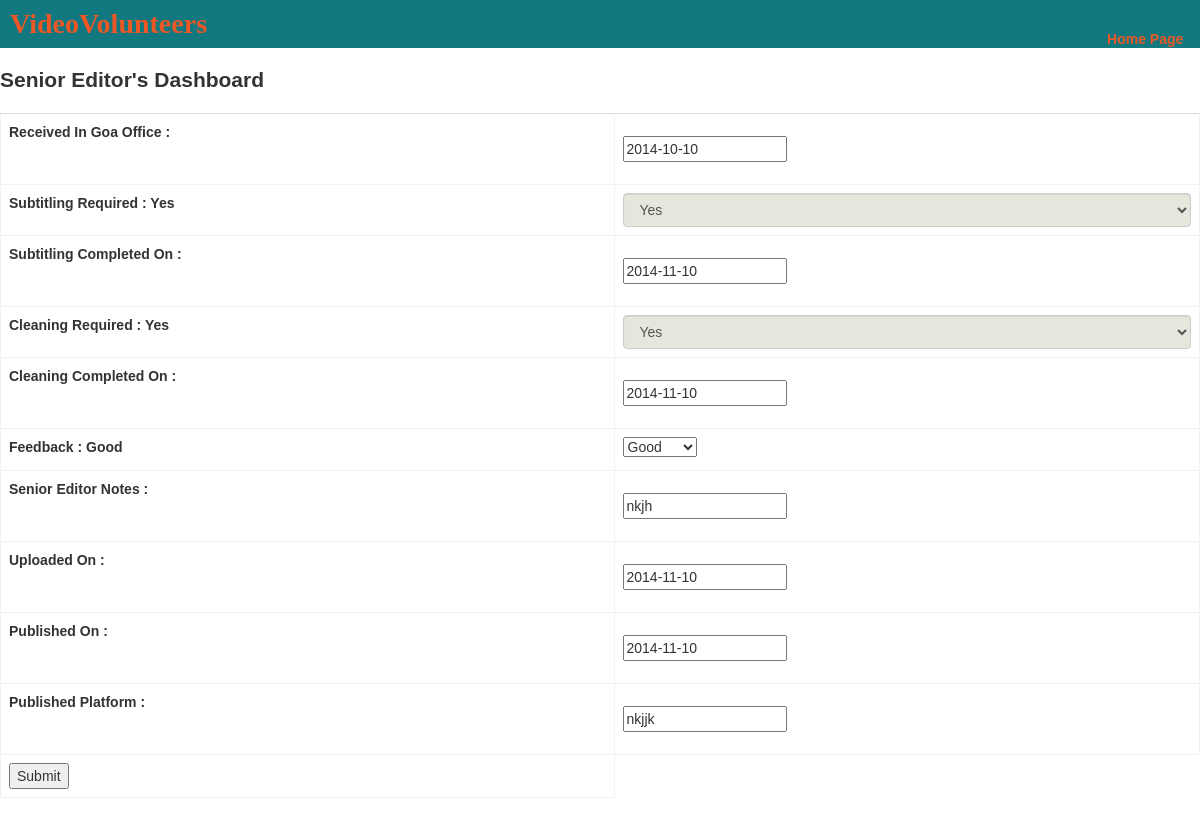
/senioreditor.php, run on the app's committed database.
### tables this page shows
CREATE TABLE `posttrack` (
  `uniquenumber` varchar(30) NOT NULL,
  `footagereceived` date DEFAULT NULL,
  `wherereceived` varchar(30) DEFAULT NULL,
  `reviewedby` varchar(30) DEFAULT NULL,
  `seq` varchar(10) DEFAULT NULL,
  `broll` varchar(10) DEFAULT NULL,
  `fint` varchar(10) DEFAULT NULL,
  `vo` varchar(10) DEFAULT NULL,
  `ptc` varchar(10) DEFAULT NULL,
  `cta` varchar(10) DEFAULT NULL,
  `vd` varchar(10) DEFAULT NULL,
  `translation` varchar(10) DEFAULT NULL,
  `paymentapproved` varchar(10) DEFAULT NULL,
  `approvedon` date DEFAULT NULL,
  `editreceived` date DEFAULT NULL,
  `editor` varchar(30) DEFAULT NULL,
  `editcomplete` date DEFAULT NULL,
  `subtitlestatus` varchar(30) DEFAULT NULL,
  `videosent` date DEFAULT NULL,
  `editnotes` varchar(255) DEFAULT NULL,
  `goareceived` date DEFAULT NULL,
  `subtitlerequired` varchar(10) DEFAULT NULL,
  `subtitledone` date DEFAULT NULL,
  `cleaningrequired` varchar(10) DEFAULT NULL,
  `cleaningdone` date DEFAULT NULL,
  `feedback` varchar(255) DEFAULT NULL,
  `seniornotes` varchar(255) DEFAULT NULL,
  `uploaded` date DEFAULT NULL,
  `published` date DEFAULT NULL,
  `publishplatform` varchar(30) DEFAULT NULL,
  PRIMARY KEY (`uniquenumber`)
);

### model/dbcon.php (called while the page is built, shortened)
<?php
function dbopen(){
	$host="localhost";
	$username="root";
	$password="root";
	$db_name="videovol";
	$db= new mysqli($host, $username, $password, $db_name);
	return($db);
}
function getAsAssocArray($sql) {
	$db=dbopen();
	$result = mysqli_query($db, $sql);
	$data = mysqli_fetch_assoc($result);
	return $data;
}
?>

### model/PostDB.php (called while the page is built, shortened)
 <?php include_once('../model/dbcon.php');
function getSeniorEditorDataByUniqueNumber($uniquenumber) {
    $sql = "select goareceived , subtitlerequired, subtitledone, cleaningrequired, cleaningdone," .
    	   " feedback, seniornotes, uploaded, published, publishplatform from posttrack where uniquenumber = '" .
    	   $uniquenumber . "'";
 	$array = getAsAssocArray($sql);
 	return $array;
}
?>

### public/util.php (the view, shortened to what this page needs)
<?php
function labeledDatePicker($label, $name, $value) {
	echo "
		<tr><td valign=\"top\"><label for=\"goareceived\">" . $label . " :</label></td>
			<td>
				<p><input type=\"text\" name=\"" . $name . "\" class=\"datepick\"
					value=\"" . $value . "\"></p>
			</td>
		</tr>";
}
function labeledTextBox($label, $name, $value) {
	echo "
		<tr><td valign=\"top\"><label for=\"goareceived\">" . $label . " :</label></td>
			<td>
				<p><input type=\"text\" name=\"" . $name .
					"\" value=\"" . $value . "\"></p>
			</td>
		</tr>";
}
function yesNoSelect($label, $column, $value) {
	echo "<tr><td valign='top'><label for='" . $column . "'>" .
		$label . " : " . $value . "</label></td>" .
		"<td><select name='" . $column . "' class='form-control form-color'> ";
	echo "<option value = 'Yes'";
	if($value == "Yes")
		echo " selected";
	echo ">Yes</option>";
	echo "
		<br><label id='seqHint' style='color: red; font-style: italic;'></label>
		</td>
		</tr>";
}
function goodAverageBadSelect($label, $column, $value) {
	echo "<tr><td valign='top'><label for='" . $column . "'>" .
		$label . " : " . $value . "</label></td>" .
		"<td><select name='" . $column . "'>";
	echo "<option value = 'Good'";
	if($value == "Good")
		echo " selected";
	echo ">Good</option>";
	echo "
		<br><label id='seqHint' style='color: red; font-style: italic;'></label>
		</td>
		</tr>";
}
?>

### public/main.css (style rules this page uses)
* { font-family: Helvetica; }
td { border:1px solid #f1f1f1 ; }

### public/header.php (style rules this page uses)
.form-color { background-color:#e7e6dd; }

### data on the page
posttrack: goareceived "2014-10-10", subtitlerequired "Yes Yes", subtitlerequired "Yes", subtitledone "2014-11-10", cleaningrequired "Yes", cleaningdone "2014-11-10", feedback "Good", seniornotes "nkjh", uploaded "2014-11-10", published "2014-11-10", publishplatform "nkjjk"

### other printed values
$label "Received In Goa Office Subtitling Completed On Cleaning Completed On Uploaded On Published On"
$label "Subtitling Required Cleaning Required"
$label "Feedback"
$label "Senior Editor Notes Published Platform"
